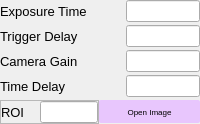
                <widget class="QWidget" name="page_3">
                 <property name="sizePolicy">
                  <sizepolicy hsizetype="Preferred" vsizetype="Preferred">
                   <horstretch>0</horstretch>
                   <verstretch>0</verstretch>
                  </sizepolicy>
                 </property>
                 <property name="font">
                  <font>
                   <pointsize>6</pointsize>
                  </font>
                 </property>
                 <layout class="QGridLayout" name="gridLayout_6">
                  <property name="leftMargin">
                   <number>0</number>
                  </property>
                  <property name="topMargin">
                   <number>0</number>
                  </property>
                  <property name="rightMargin">
                   <number>0</number>
                  </property>
                  <property name="bottomMargin">
                   <number>0</number>
                  </property>
                  <property name="horizontalSpacing">
                   <number>0</number>
                  </property>
                  <property name="verticalSpacing">
                   <number>3</number>
                  </property>
                  <item row="2" column="1" alignment="Qt::AlignRight">
                   <widget class="QLineEdit" name="lineEdit_3">
                    <property name="maximumSize">
                     <size>
                      <width>75</width>
                      <height>16777215</height>
                     </size>
                    </property>
                   </widget>
                  </item>
                  <item row="0" column="0">
                   <widget class="QLabel" name="label_2">
                    <property name="font">
                     <font>
                      <family>Arial</family>
                      <pointsize>10</pointsize>
                     </font>
                    </property>
                    <property name="text">
                     <string>Exposure Time</string>
                    </property>
                   </widget>
                  </item>
                  <item row="0" column="1" alignment="Qt::AlignRight">
                   <widget class="QLineEdit" name="lineEdit">
                    <property name="maximumSize">
                     <size>
                      <width>75</width>
                      <height>16777215</height>
                     </size>
                    </property>
                   </widget>
                  </item>
                  <item row="1" column="0">
                   <widget class="QLabel" name="label_4">
                    <property name="font">
                     <font>
                      <family>Arial</family>
                      <pointsize>10</pointsize>
                     </font>
                    </property>
                    <property name="text">
                     <string>Trigger Delay</string>
                    </property>
                   </widget>
                  </item>
                  <item row="1" column="1" alignment="Qt::AlignRight">
                   <widget class="QLineEdit" name="lineEdit_2">
                    <property name="maximumSize">
                     <size>
                      <width>75</width>
                      <height>16777215</height>
                     </size>
                    </property>
                   </widget>
                  </item>
                  <item row="3" column="0">
                   <widget class="QLabel" name="label_3">
                    <property name="font">
                     <font>
                      <family>Arial</family>
                      <pointsize>10</pointsize>
                     </font>
                    </property>
                    <property name="text">
                     <string>Time Delay</string>
                    </property>
                   </widget>
                  </item>
                  <item row="2" column="0">
                   <widget class="QLabel" name="label_5">
                    <property name="font">
                     <font>
                      <family>Arial</family>
                      <pointsize>10</pointsize>
                     </font>
                    </property>
                    <property name="text">
                     <string>Camera Gain</string>
                    </property>
                   </widget>
                  </item>
                  <item row="3" column="1" alignment="Qt::AlignRight">
                   <widget class="QLineEdit" name="lineEdit_7">
                    <property name="maximumSize">
                     <size>
                      <width>75</width>
                      <height>16777215</height>
                     </size>
                    </property>
                   </widget>
                  </item>
                  <item row="4" column="0" alignment="Qt::AlignLeft">
                   <widget class="QFrame" name="frame_11">
                    <property name="frameShape">
                     <enum>QFrame::StyledPanel</enum>
                    </property>
                    <property name="frameShadow">
                     <enum>QFrame::Raised</enum>
                    </property>
                    <layout class="QHBoxLayout" name="horizontalLayout_7">
                     <property name="spacing">
                      <number>15</number>
                     </property>
                     <property name="leftMargin">
                      <number>0</number>
                     </property>
                     <property name="topMargin">
                      <number>0</number>
                     </property>
                     <property name="rightMargin">
                      <number>0</number>
                     </property>
                     <property name="bottomMargin">
                      <number>0</number>
                     </property>
                     <item>
                      <widget class="QLabel" name="label_6">
                       <property name="maximumSize">
                        <size>
                         <width>37</width>
                         <height>16777215</height>
                        </size>
                       </property>
                       <property name="font">
                        <font>
                         <family>Arial</family>
                         <pointsize>10</pointsize>
                        </font>
                       </property>
                       <property name="text">
                        <string>ROI</string>
                       </property>
                      </widget>
                     </item>
                     <item alignment="Qt::AlignLeft">
                      <widget class="QLineEdit" name="lineEdit_8">
                       <property name="maximumSize">
                        <size>
                         <width>58</width>
                         <height>16777215</height>
                        </size>
                       </property>
                      </widget>
                     </item>
                    </layout>
                   </widget>
                  </item>
                  <item row="4" column="1">
                   <widget class="QPushButton" name="pushButton">
                    <property name="sizePolicy">
                     <sizepolicy hsizetype="Expanding" vsizetype="Fixed">
                      <horstretch>0</horstretch>
                      <verstretch>0</verstretch>
                     </sizepolicy>
                    </property>
                    <property name="maximumSize">
                     <size>
                      <width>107</width>
                      <height>23</height>
                     </size>
                    </property>
                    <property name="styleSheet">
                     <string notr="true">QPushButton{
	border-radius:2px;
	background-color: #E8C6FD;
}</string>
                    </property>
                    <property name="text">
                     <string>Open Image</string>
                    </property>
                   </widget>
                  </item>
                 </layout>
                </widget>
